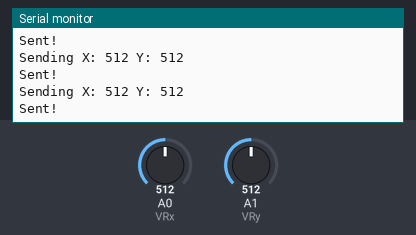
Recording of a sketch running on a simulated Arduino Uno, built with avr-gcc and run on an emulated ATmega328P. Parts: the last lines printed to the serial monitor. Inputs (shaded band) come from the test bench; at power-on: A0 (VRx) = 512, A1 (VRy) = 512. No radio packets arrive unless stated.

Above: at 1.2 s.
1.3 s: A0 (VRx) set to 716
At 1.95 s:
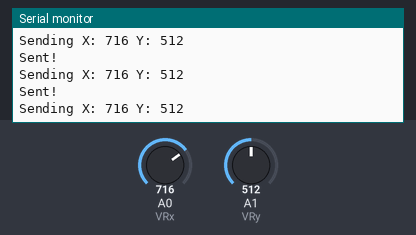
2.8 s: A1 (VRy) set to 716
At 2.87 s:
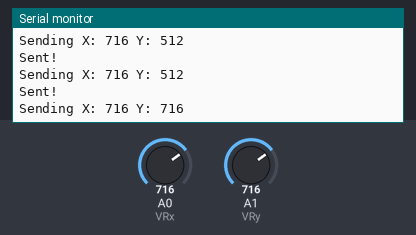
4.3 s: A0 (VRx) set to 900
At 4.31 s:
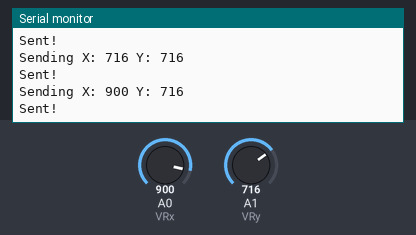
5.8 s: A1 (VRy) set to 900
At 5.84 s:
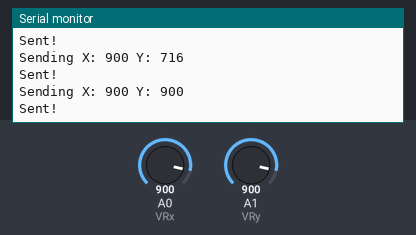
Timing chart, 0 to 8.3 s (numbered marks = the images above; inputs shaded):
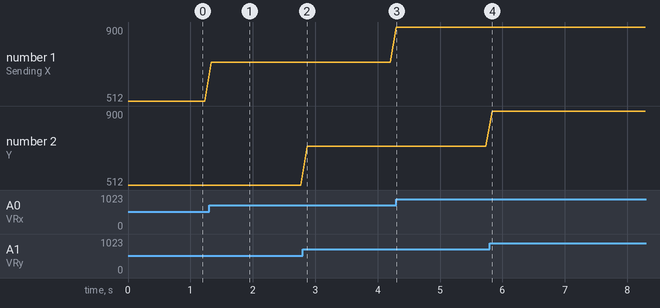

The sketch:

ARDUINO_RC_CODE.ino
```cpp
#include <SPI.h>
#include <nRF24L01.h>
#include <RF24.h>
#include <stdint.h>

#define CE_PIN 2
#define CSN_PIN 3
#define VRx A0
#define VRy A1

RF24 radio(CE_PIN, CSN_PIN);

const byte address[5] = {'N','E','I','L','1'};

struct JoystickData {
  int16_t x;
  int16_t y;
};

void setup() {
  Serial.begin(115200);
  while (!Serial);

  if (!radio.begin()) {
    Serial.println("radio.begin() failed");
    while (1);
  }

  radio.openWritingPipe(address);
  radio.setPALevel(RF24_PA_LOW);
  radio.setDataRate(RF24_250KBPS);
  radio.setChannel(76);
  radio.setAutoAck(true);
  radio.enableDynamicPayloads();
  radio.stopListening();

  pinMode(VRx, INPUT);
  pinMode(VRy, INPUT);

  Serial.println("Joystick transmitter ready");
}

void loop() {
  JoystickData data;
  data.x = analogRead(VRx);
  data.y = analogRead(VRy);

  Serial.print("Sending X: ");
  Serial.print(data.x);
  Serial.print(" Y: ");
  Serial.println(data.y);

  bool ok = radio.write(&data, sizeof(data));
  Serial.println(ok ? "Sent!" : "Failed to send");

  delay(100);
}
```

Measured:
- after the input at 1.3 s, the serial monitor: prints a new line at once (image 1)
- after the input at 2.8 s, the serial monitor: prints a new line after 0.07 s (image 2)
- after the input at 4.3 s, the serial monitor: prints a new line at once (image 3)
- after the input at 5.8 s, the serial monitor: prints a new line at once (image 4)
- plotted number 1: 512 → 716 after the input at 1.3 s, 716 → 900 after the input at 4.3 s
